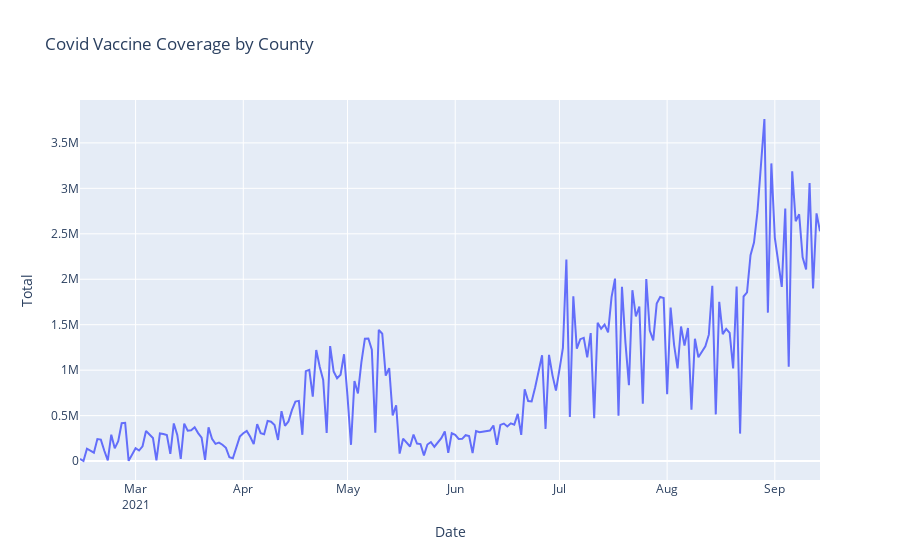

Notebook cell for this chart:
### Code cell
fig = px.line(vaccine_state_daily, x='Date', y=vaccine_state_daily.Total,
              hover_data={'Date': "|%B %d, %Y, %a"},
              title='Covid Vaccine Coverage by County')
fig.update_xaxes(
    dtick="M1",
    tickformat="%b\n%Y")
fig.show()

### Figure 1 — Plotly figure (JSON) as saved in the notebook; plotly's stock layout.template omitted (floating-point values rounded to 4 significant figures; data arrays with more than 128 entries replaced by an {"elided": "..."} marker saying what was removed)
{"data": [{"hovertemplate": "Date=%{x|%B %d, %Y, %a}<br>Total=%{y}<extra></extra>", "legendgroup": "", "line": {"color": "#636efa", "dash": "solid"}, "marker": {"symbol": "circle"}, "mode": "lines", "name": "", "orientation": "v", "showlegend": false, "type": "scatter", "x": {"elided": "212 str values"}, "xaxis": "x", "y": {"elided": "212 int values"}, "yaxis": "y"}], "layout": {"legend": {"tracegroupgap": 0}, "title": {"text": "Covid Vaccine Coverage by County"}, "xaxis": {"anchor": "y", "domain": [0, 1], "dtick": "M1", "tickformat": "%b\n%Y", "title": {"text": "Date"}}, "yaxis": {"anchor": "x", "domain": [0, 1], "title": {"text": "Total"}}}}
